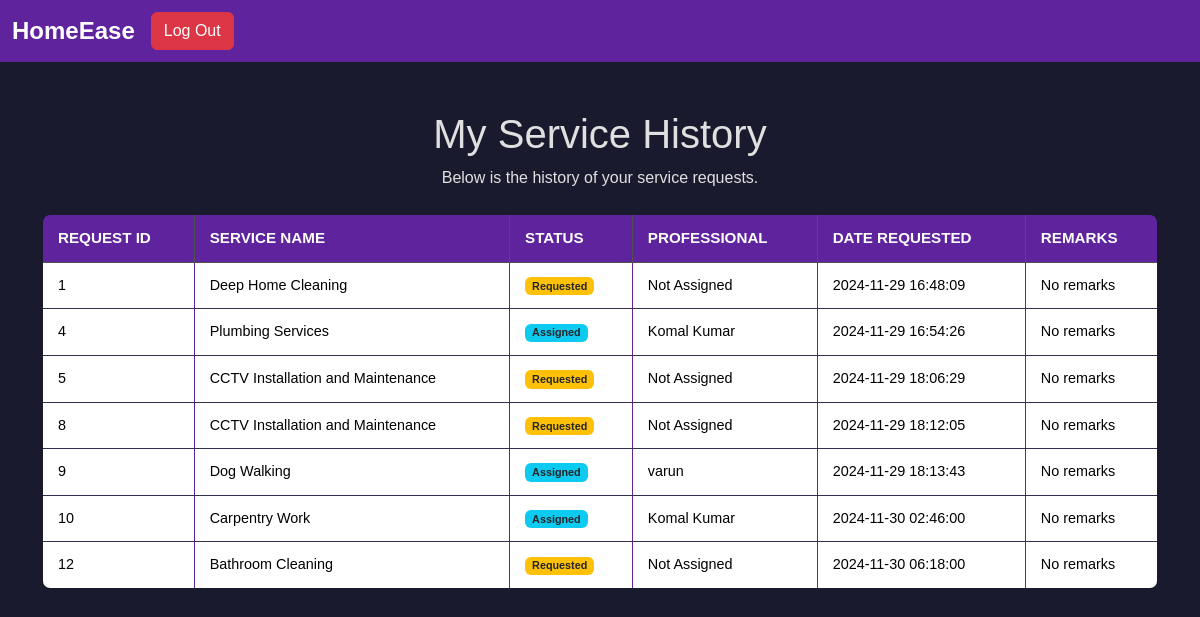
The page /customer_history (signed in) on the database its author committed.
### app.py (models this page shows)
class ServiceRequest(db.Model):
    id = db.Column(db.Integer, primary_key=True)
    service_id = db.Column(db.Integer, db.ForeignKey('service.id'), nullable=False)
    customer_id = db.Column(db.Integer, db.ForeignKey('user.id'), nullable=False)
    professional_id = db.Column(db.Integer, db.ForeignKey('professional_details.user_id'), nullable=True)
    date_of_request = db.Column(db.DateTime, default=datetime.utcnow)
    date_of_completion = db.Column(db.DateTime, nullable=True)
    service_status = db.Column(db.String(20), default='requested')  # requested/assigned/closed
    remarks = db.Column(db.Text)
    service = db.relationship('Service', back_populates='service_requests')
    customer = db.relationship('User', back_populates='customer_requests')
    professional = db.relationship('ProfessionalDetails', back_populates='service_requests')

class Service(db.Model):
    id = db.Column(db.Integer, primary_key=True)
    name = db.Column(db.String(100), unique=True, nullable=False)
    type_of_service = db.Column(db.String(50), nullable=False)
    base_price = db.Column(db.Float, nullable=False)
    description = db.Column(db.Text)
    time_required = db.Column(db.Integer)  # Time in minutes
    created_at = db.Column(db.DateTime, default=datetime.utcnow)
    professionals = db.relationship('ProfessionalDetails', back_populates='service')
    service_requests = db.relationship('ServiceRequest', back_populates='service')

class User(db.Model):
    id = db.Column(db.Integer, primary_key=True)
    name = db.Column(db.String(80), nullable=False)
    email = db.Column(db.String(120), unique=True, nullable=False)  # Unique Login ID
    password = db.Column(db.String(120), nullable=False)
    phone_number = db.Column(db.String(15))
    role = db.Column(db.String(15), nullable=False)  # 'admin', 'customer', 'professional'
    is_blocked = db.Column(db.Boolean, default=False)  # Admin can block users
    created_at = db.Column(db.DateTime, default=datetime.utcnow)
    address= db.Column(db.String(100), nullable= True)
    professional_details = db.relationship('ProfessionalDetails', back_populates='user', uselist=False)
    customer_requests = db.relationship('ServiceRequest', back_populates='customer')

### app.py (the view)
@app.route('/customer_history')
def customer_history():
    if not session.get('logged_in'):
        flash("You must be logged in to view your service history.", "danger")
        return redirect(url_for('login'))
    user_id = session.get('user_id')
    user = User.query.get(user_id)
    if not user or user.role != 'customer':
        flash("Unauthorized access.", "danger")
        return redirect(url_for('home'))
    service_requests = ServiceRequest.query.filter_by(customer_id=user_id).all()
    return render_template('customer_history.html', service_requests=service_requests)

### templates/customer_history.html (shortened to what this page needs)
<!DOCTYPE html>
<html lang="en">
<head>
    <link href="https://cdn.jsdelivr.net/npm/bootstrap@5.3.3/dist/css/bootstrap.min.css" rel="stylesheet">
    <link rel="stylesheet" href="/static/css/styles.css">
</head>
<body>
    <nav class="navbar navbar-expand-lg navbar-dark bg-dark">
        <div class="container-fluid">
            <a class="navbar-brand" href="/">HomeEase</a>
            <div class="collapse navbar-collapse" id="navbarNav">
                <form action="/logout" method="post" class="d-flex">
                    <button class="btn btn-danger" type="submit">Log Out</button>
                </form>
            </div>
        </div>
    </nav>
    <div class="container mt-5">
        <h1 class="text-center">My Service History</h1>
        <p class="text-center">Below is the history of your service requests.</p>
        <table class="table table-bordered table-hover mt-4">
            <thead class="table-dark">
                <tr>
                    <th>Request ID</th>
                    <th>Service Name</th>
                    <th>Status</th>
                    <th>Professional</th>
                    <th>Date Requested</th>
                    <th>Remarks</th>
                </tr>
            </thead>
            <tbody>
                {% for request in service_requests %}
                <tr>
                    <td>{{ request.id }}</td>
                    <td>{{ request.service.name }}</td>
                    <td>
                        {% if request.service_status == "requested" %}
                            <span class="badge bg-warning text-dark">Requested</span>
                        {% elif request.service_status == "assigned" %}
                            <span class="badge bg-info text-dark">Assigned</span>
                        {% elif request.service_status == "completed" %}
                            <span class="badge bg-success">Completed</span>
                        {% else %}
                            <span class="badge bg-secondary">Unknown</span>
                        {% endif %}
                    </td>
                    <td>
                        {% if request.professional %}
                            {{ request.professional.user.name }}
                        {% else %}
                            Not Assigned
                        {% endif %}
                    </td>
                    <td>{{ request.date_of_request.strftime('%Y-%m-%d %H:%M:%S') }}</td>
                    <td>{{ request.remarks or "No remarks" }}</td>
                </tr>
                {% endfor %}
            </tbody>
        </table>
    </div>
</body>
</html>

### static/css/styles.css (style rules this page uses)
body { font-family: 'Arial', sans-serif; background-color: #1a1a2e; color: #e0e0e0; margin: 0; padding: 0; }
.navbar { background-color: #5e239d !important; }
.navbar-brand { font-size: 1.5rem; font-weight: bold; color: #fff !important; }
.table { width: 100%; border-collapse: collapse; margin-bottom: 20px; background-color: #1a1a2e; color: #e0e0e0; border: 1px solid #5e239d; border-radius: 8px; overflow: hidden; }
.table th { background-color: #5e239d; color: #fff; font-weight: 600; text-transform: uppercase; padding: 12px 15px; text-align: left; font-size: 0.95rem; }
.table td { padding: 12px 15px; font-size: 0.9rem; border-bottom: 1px solid #302f4e; }
.table tbody tr:nth-child(even) { background-color: #252545; }

### rows shown on the page
ServiceRequest: id "1", service.name "Deep Home Cleaning", service_status "Requested", shows "Not Assigned", date_of_request "2024-11-29 16:48:09", remarks "No remarks"
ServiceRequest: id "4", service.name "Plumbing Services", service_status "Assigned", professional.user.name "Komal Kumar", date_of_request "2024-11-29 16:54:26", remarks "No remarks"
ServiceRequest: id "5", service.name "CCTV Installation and Maintenance", service_status "Requested", shows "Not Assigned", date_of_request "2024-11-29 18:06:29", remarks "No remarks"
ServiceRequest: id "8", service.name "CCTV Installation and Maintenance", service_status "Requested", shows "Not Assigned", date_of_request "2024-11-29 18:12:05", remarks "No remarks"
ServiceRequest: id "9", service.name "Dog Walking", service_status "Assigned", professional.user.name "varun", date_of_request "2024-11-29 18:13:43", remarks "No remarks"
ServiceRequest: id "10", service.name "Carpentry Work", service_status "Assigned", professional.user.name "Komal Kumar", date_of_request "2024-11-30 02:46:00", remarks "No remarks"
ServiceRequest: id "12", service.name "Bathroom Cleaning", service_status "Requested", shows "Not Assigned", date_of_request "2024-11-30 06:18:00", remarks "No remarks"
